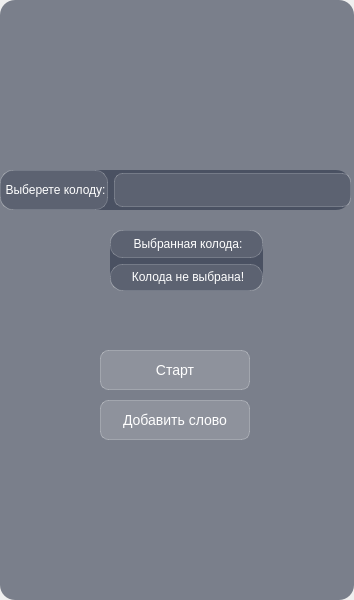
<?xml version="1.0" encoding="UTF-8"?>
<ui version="4.0">
 <class>LEG</class>
 <widget class="QMainWindow" name="LEG">
  <property name="geometry">
   <rect>
    <x>0</x>
    <y>0</y>
    <width>354</width>
    <height>600</height>
   </rect>
  </property>
  <property name="windowTitle">
   <string>LEG</string>
  </property>
  <widget class="QWidget" name="centralwidget">
   <property name="sizePolicy">
    <sizepolicy hsizetype="Fixed" vsizetype="Fixed">
     <horstretch>0</horstretch>
     <verstretch>0</verstretch>
    </sizepolicy>
   </property>
   <property name="styleSheet">
    <string notr="true">/* Основной фон с полупрозрачностью */
QWidget {
    background: rgba(40, 50, 70, 150); /* Темно-синий с прозрачностью */
    border-radius: 15px;
}

/* Стиль для всех рамок (QFrame) */
QFrame {
    background: rgba(255, 255, 255, 0.1);
    border: 1px solid rgba(255, 255, 255, 0.2);
    border-radius: 12px;
    color: white;
}

QPushButton {
    background: rgba(255, 255, 255, 0.15);
    border: 1px solid rgba(255, 255, 255, 0.25);
    border-radius: 8px;
    color: white;
    padding: 10px;
    font-size: 14px;
}

QPushButton:hover {
    background: rgba(255, 255, 255, 0.25);
}

QPushButton:pressed {
    background: rgba(255, 255, 255, 0.1);
}

QLineEdit, QTextEdit {
    background: rgba(255, 255, 255, 0.1);
    border: 1px solid rgba(255, 255, 255, 0.2);
    border-radius: 8px;
    padding: 8px;
    color: white;
    selection-background-color: rgba(100, 150, 200, 0.5);
}</string>
   </property>
   <widget class="QPushButton" name="pb_add_word">
    <property name="geometry">
     <rect>
      <x>100</x>
      <y>400</y>
      <width>150</width>
      <height>40</height>
     </rect>
    </property>
    <property name="autoFillBackground">
     <bool>false</bool>
    </property>
    <property name="styleSheet">
     <string notr="true"/>
    </property>
    <property name="text">
     <string>Добавить слово</string>
    </property>
   </widget>
   <widget class="QPushButton" name="pb_start">
    <property name="geometry">
     <rect>
      <x>100</x>
      <y>350</y>
      <width>150</width>
      <height>40</height>
     </rect>
    </property>
    <property name="sizePolicy">
     <sizepolicy hsizetype="Preferred" vsizetype="Preferred">
      <horstretch>0</horstretch>
      <verstretch>0</verstretch>
     </sizepolicy>
    </property>
    <property name="palette">
     <palette>
      <active>
       <colorrole role="WindowText">
        <brush brushstyle="SolidPattern">
         <color alpha="255">
          <red>255</red>
          <green>255</green>
          <blue>255</blue>
         </color>
        </brush>
       </colorrole>
       <colorrole role="Button">
        <brush brushstyle="SolidPattern">
         <color alpha="38">
          <red>255</red>
          <green>255</green>
          <blue>255</blue>
         </color>
        </brush>
       </colorrole>
       <colorrole role="Text">
        <brush brushstyle="SolidPattern">
         <color alpha="255">
          <red>255</red>
          <green>255</green>
          <blue>255</blue>
         </color>
        </brush>
       </colorrole>
       <colorrole role="ButtonText">
        <brush brushstyle="SolidPattern">
         <color alpha="255">
          <red>255</red>
          <green>255</green>
          <blue>255</blue>
         </color>
        </brush>
       </colorrole>
       <colorrole role="Base">
        <brush brushstyle="SolidPattern">
         <color alpha="38">
          <red>255</red>
          <green>255</green>
          <blue>255</blue>
         </color>
        </brush>
       </colorrole>
       <colorrole role="Window">
        <brush brushstyle="SolidPattern">
         <color alpha="38">
          <red>255</red>
          <green>255</green>
          <blue>255</blue>
         </color>
        </brush>
       </colorrole>
       <colorrole role="PlaceholderText">
        <brush brushstyle="SolidPattern">
         <color alpha="128">
          <red>255</red>
          <green>255</green>
          <blue>255</blue>
         </color>
        </brush>
       </colorrole>
      </active>
      <inactive>
       <colorrole role="WindowText">
        <brush brushstyle="SolidPattern">
         <color alpha="255">
          <red>255</red>
          <green>255</green>
          <blue>255</blue>
         </color>
        </brush>
       </colorrole>
       <colorrole role="Button">
        <brush brushstyle="SolidPattern">
         <color alpha="38">
          <red>255</red>
          <green>255</green>
          <blue>255</blue>
         </color>
        </brush>
       </colorrole>
       <colorrole role="Text">
        <brush brushstyle="SolidPattern">
         <color alpha="255">
          <red>255</red>
          <green>255</green>
          <blue>255</blue>
         </color>
        </brush>
       </colorrole>
       <colorrole role="ButtonText">
        <brush brushstyle="SolidPattern">
         <color alpha="255">
          <red>255</red>
          <green>255</green>
          <blue>255</blue>
         </color>
        </brush>
       </colorrole>
       <colorrole role="Base">
        <brush brushstyle="SolidPattern">
         <color alpha="38">
          <red>255</red>
          <green>255</green>
          <blue>255</blue>
         </color>
        </brush>
       </colorrole>
       <colorrole role="Window">
        <brush brushstyle="SolidPattern">
         <color alpha="38">
          <red>255</red>
          <green>255</green>
          <blue>255</blue>
         </color>
        </brush>
       </colorrole>
       <colorrole role="PlaceholderText">
        <brush brushstyle="SolidPattern">
         <color alpha="128">
          <red>255</red>
          <green>255</green>
          <blue>255</blue>
         </color>
        </brush>
       </colorrole>
      </inactive>
      <disabled>
       <colorrole role="WindowText">
        <brush brushstyle="SolidPattern">
         <color alpha="255">
          <red>255</red>
          <green>255</green>
          <blue>255</blue>
         </color>
        </brush>
       </colorrole>
       <colorrole role="Button">
        <brush brushstyle="SolidPattern">
         <color alpha="38">
          <red>255</red>
          <green>255</green>
          <blue>255</blue>
         </color>
        </brush>
       </colorrole>
       <colorrole role="Text">
        <brush brushstyle="SolidPattern">
         <color alpha="255">
          <red>255</red>
          <green>255</green>
          <blue>255</blue>
         </color>
        </brush>
       </colorrole>
       <colorrole role="ButtonText">
        <brush brushstyle="SolidPattern">
         <color alpha="255">
          <red>255</red>
          <green>255</green>
          <blue>255</blue>
         </color>
        </brush>
       </colorrole>
       <colorrole role="Base">
        <brush brushstyle="SolidPattern">
         <color alpha="38">
          <red>255</red>
          <green>255</green>
          <blue>255</blue>
         </color>
        </brush>
       </colorrole>
       <colorrole role="Window">
        <brush brushstyle="SolidPattern">
         <color alpha="38">
          <red>255</red>
          <green>255</green>
          <blue>255</blue>
         </color>
        </brush>
       </colorrole>
       <colorrole role="PlaceholderText">
        <brush brushstyle="SolidPattern">
         <color alpha="128">
          <red>255</red>
          <green>255</green>
          <blue>255</blue>
         </color>
        </brush>
       </colorrole>
      </disabled>
     </palette>
    </property>
    <property name="layoutDirection">
     <enum>Qt::LeftToRight</enum>
    </property>
    <property name="styleSheet">
     <string notr="true"/>
    </property>
    <property name="text">
     <string>Старт</string>
    </property>
   </widget>
   <widget class="QWidget" name="">
    <property name="geometry">
     <rect>
      <x>0</x>
      <y>170</y>
      <width>351</width>
      <height>40</height>
     </rect>
    </property>
    <layout class="QHBoxLayout" name="horizontalLayout">
     <item>
      <widget class="QLabel" name="label">
       <property name="styleSheet">
        <string notr="true">
</string>
       </property>
       <property name="text">
        <string>&lt;html&gt;&lt;head/&gt;&lt;body&gt;&lt;p align=&quot;center&quot;&gt;Выберете колоду:&lt;/p&gt;&lt;/body&gt;&lt;/html&gt;</string>
       </property>
      </widget>
     </item>
     <item>
      <widget class="QLineEdit" name="le_choiceDeck">
       <property name="styleSheet">
        <string notr="true"/>
       </property>
      </widget>
     </item>
    </layout>
   </widget>
   <widget class="QWidget" name="">
    <property name="geometry">
     <rect>
      <x>110</x>
      <y>230</y>
      <width>153</width>
      <height>61</height>
     </rect>
    </property>
    <layout class="QVBoxLayout" name="verticalLayout">
     <item>
      <widget class="QLabel" name="label_2">
       <property name="styleSheet">
        <string notr="true"/>
       </property>
       <property name="text">
        <string>&lt;html&gt;&lt;head/&gt;&lt;body&gt;&lt;p align=&quot;center&quot;&gt;Выбранная колода:&lt;/p&gt;&lt;/body&gt;&lt;/html&gt;</string>
       </property>
      </widget>
     </item>
     <item>
      <widget class="QLabel" name="lbl_how_deck">
       <property name="styleSheet">
        <string notr="true"/>
       </property>
       <property name="text">
        <string>&lt;html&gt;&lt;head/&gt;&lt;body&gt;&lt;p align=&quot;center&quot;&gt;Колода не выбрана!&lt;/p&gt;&lt;/body&gt;&lt;/html&gt;</string>
       </property>
      </widget>
     </item>
    </layout>
   </widget>
  </widget>
  <widget class="QMenuBar" name="menubar">
   <property name="geometry">
    <rect>
     <x>0</x>
     <y>0</y>
     <width>354</width>
     <height>23</height>
    </rect>
   </property>
  </widget>
 </widget>
 <resources/>
 <connections/>
</ui>
